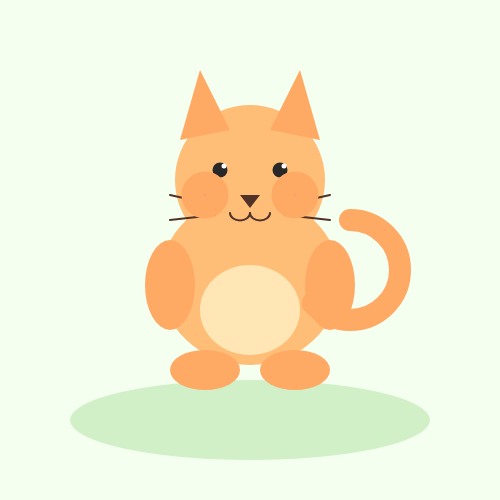
Frame 1 (no input)
Frame 60 (no input): identical to frame 1, image omitted
Frame 120 (the mouse pressed at the canvas centre since frame 60): identical to frame 1, image omitted

The p5.js sketch that drew this single still picture (run headless with seeded random() and noise() and a simulated clock; from frame 60 on, the mouse is pressed at the canvas centre):

// p5.js sketch
// ── sketch.js
function setup() {
  createCanvas(500, 500);
}

function draw() {
  background(245, 255, 240);

  // ground
  noStroke();
  fill(210, 240, 200);
  ellipse(250, 420, 360, 80);

  // body
  fill(255, 190, 120);
  ellipse(250, 280, 180, 170);

  // belly pattern
  fill(255, 230, 180);
  ellipse(250, 310, 100, 90);

  // head
  fill(255, 190, 120);
  circle(250, 180, 150);

  // ears
  fill(255, 170, 100);
  triangle(180, 140, 200, 70, 230, 130);
  triangle(270, 130, 300, 70, 320, 140);


  // eyes
  fill(40);
  circle(220, 170, 15);
  circle(280, 170, 15);

  fill(255);
  circle(224, 166, 5);
  circle(284, 166, 5);

  // nose
  fill(80, 50, 40);
  triangle(240, 195, 260, 195, 250, 208);

  // mouth
  stroke(80, 50, 40);
  strokeWeight(2);
  noFill();
  arc(240, 213, 20, 15, 0, PI);
  arc(260, 213, 20, 15, 0, PI);

  // whiskers
  line(215, 205, 170, 195);
  line(215, 215, 170, 220);
  line(285, 205, 330, 195);
  line(285, 215, 330, 220);

  // arms
  noStroke();
  fill(255, 170, 100);
  ellipse(170, 285, 50, 90);
  ellipse(330, 285, 50, 90);

  // feet
  ellipse(205, 370, 70, 40);
  ellipse(295, 370, 70, 40);

  // tail
  noFill();
  stroke(255, 170, 100);
  strokeWeight(22);
  arc(350, 270, 100, 100, -PI / 2, PI / 1.3);


  // cute blush
  fill(255, 120, 130, 120);
  circle(205, 195, 25);
  circle(295, 195, 25);
}
